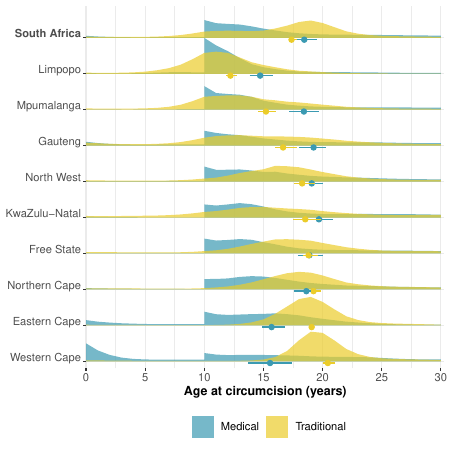

The R source for this figure:
#####################
### Preliminaries ###
#####################
# Clearing Workspace
rm(list = ls())

# Set working directory
setwd('~/Dropbox/Github/zaf-circumcision-rates/Documents/nature-comms-rev/Figures/paper')

# Loading source code 
source('../src/0_Source.R')
require(ggridges)

# Colours for the plot 
colourPalette <- rev(colorRampPalette(c('#9e0142','#d53e4f','#f46d43','#fdae61','#fee08b','#ffffbf','#e6f598','#abdda4','#66c2a5','#3288bd','#5e4fa2'))(100))

# Model version
version <- '20210716'

################################################
### Preparing location/shapefile information ###
################################################
# Loading shapefiles 
area_hierarchy <- read.csv("../src/zaf_area_hierarchy.csv")
area_boundaries <- read_sf("../src/zaf_area_boundaries.geojson")

# Adding a unique identifier within Admin code and merging to boundaries
area_hierarchy <- area_hierarchy %>% 
  group_by(area_level) %>% 
  mutate(space = seq(dplyr::n())) %>%
  ungroup()

# Adding a unique identifier within Admin code and merging to boundaries
area_boundaries <- area_hierarchy %>% 
  group_by(area_level) %>% 
  mutate(space = seq(dplyr::n())) %>% 
  left_join(x =  area_boundaries,
            by = 'area_id') %>%
  ungroup()

#####################################
### Reading in stuff for geofacet ###
#####################################

# Reading in image of SA
## img <- readPNG(getURLContent("https://upload.wikimedia.org/wikipedia/commons/thumb/6/6d/Map_of_South_Africa_with_provinces_shaded_and_districts_numbered_%282016%29.svg/500px-Map_of_South_Africa_with_provinces_shaded_and_districts_numbered_%282016%29.svg.png"))

img <- readPNG("../src/Map_of_South_Africa_with_provinces_shaded_and_districts_numbered_(2016).svg.png")

# Getting the district grid
zaf_district_grid <- read_csv("../src/zaf-district-grid.csv")

# Setting colours for each province
province_palette <- c("Western Cape" = "#bc80bd",
                      "Free State" = "#bebada",
                      "Eastern Cape" = "#8dd3c7",
                      "Limpopo" = "#80b1d3",
                      "Northern Cape" = "#b3de69",
                      "Gauteng" = "#ffffb3",
                      "Mpumalanga" = "#fdb462",
                      "North West" = "#fccde5",
                      "KwaZulu-Natal" = "#fb8072")

# Grouping districts by their province
zaf_district_grid <- zaf_district_grid %>%
  mutate(name_province = code %>%
           fct_collapse(
             "Limpopo" = c("DC33", "DC34", "DC35", "DC36", "DC47"),
             "Mpumalanga" = c("DC30", "DC31", "DC32"),
             "Gauteng" = c("TSH", "JHB", "EKU", "DC42", "DC48"),
             "North West" = c("DC37", "DC38", "DC39", "DC40"),
             "Free State" = c("MAN", "DC16", "DC18", "DC19", "DC20"),
             "KwaZulu-Natal" = c("ETH", "DC21", "DC22", "DC23", "DC24", "DC25", "DC26", "DC27", "DC28", "DC29", "DC43"),
             "Eastern Cape" = c("BUF", "NMA", "DC10", "DC12", "DC13", "DC14", "DC15", "DC44"),
             "Northern Cape" = c("DC6", "DC7", "DC8", "DC9", "DC45"),
             "Western Cape" = c("CPT", "DC1", "DC2", "DC3", "DC4", "DC5")
           ))


######################################
### Preparing resutls for plotting ###
######################################
# Reading in results by age 
results_age1 <- read_csv(paste0('~/Dropbox/zaf-circumcision-rates/Output/Analysis/', version, '/Results_Age_Probability.csv'))
results_age2 <- read_csv(paste0('~/Dropbox/zaf-circumcision-rates/Output/Analysis/', version, '/Results_Age_Incidence.csv'))
results_age3 <- read_csv(paste0('~/Dropbox/zaf-circumcision-rates/Output/Analysis/', version, '/Results_Age_Prevalence.csv'))
results_age <- rbind(results_age1, results_age2, results_age3)

rm(results_age1, results_age2, results_age3)

# Adding label-freindly district name 
results_age <- merge(results_age, 
                     zaf_district_grid[,c('code_area_id', 'name_district')],
                     by.x = 'area_id',
                     by.y = 'code_area_id',
                     all.x = TRUE)

#####################
### Creating plot ###
#####################
# Keeping relevant information
tmp <- results_age %>%
  # Only keeping relevant data
  filter(type %in% c("MMC-nTs performed", "TMICs performed") &
           area_level %in% 0:1 &
           model == "With program data") 

# Getting density for the ridge plot
tmp <- tmp %>%  
  # Grouping for normalising
  group_by(area_id, year, type) %>%
  # Estimating density
  mutate(density = mean /(2*sum(mean))) %>%
  # Ungrouping
  ungroup() 

# Altering labels for the plot
tmp$type[which(tmp$type == "MMC-nTs performed")] <- 'Medical'
tmp$type[which(tmp$type == "TMICs performed")] <- 'Traditional'


tmp2 <- tmp %>%
  group_by(area_id, area_name, type, year) %>%
  summarise(average_age = weighted.mean(age, w = density),
            average_age_lower = weighted.mean(age, w = lower),
            average_age_upper = weighted.mean(age, w = upper) 
  )

# Ordering the provinces
tmp$area_name <- factor(tmp$area_name,
                        levels = rev(c("South Africa", "Limpopo", "Mpumalanga", "Gauteng", 
                                       "North West","KwaZulu-Natal", "Free State",
                                       "Northern Cape", "Eastern Cape", "Western Cape")))

# Ordering the provinces
tmp2$area_name <- factor(tmp2$area_name,
                         levels = rev(c("South Africa", "Limpopo", "Mpumalanga", "Gauteng", 
                                        "North West","KwaZulu-Natal", "Free State",
                                        "Northern Cape", "Eastern Cape", "Western Cape")))

test <- subset(tmp, age == 9 & type == 'Medical')

test$age <- test$age + 1 - 1E-6
tmp <- rbind(tmp, test)

fig6 <- ggplot(subset(tmp, age <=30 & year == 2018),
               aes(x = age, 
                   y = area_name, 
                   height = density, 
                   fill = type, 
                   color = type)) +
  geom_density_ridges(stat = "identity", 
                      scale = 1, 
                      alpha = 0.7, 
                      color = NA)  +
  # Adding average age of circumcision
  geom_point(data = subset(tmp2, year == 2018),
             aes(x = average_age, 
                 y = as.integer(area_name) - 0.05, 
                 color = type),
             inherit.aes = FALSE, 
             show.legend = FALSE) +
  # Adding uncertainty interval of average age of circumcision
  geom_segment(data = subset(tmp2, year == 2018), 
               aes(x = average_age_lower, 
                   xend = average_age_upper, 
                   y = as.integer(area_name)-0.05, 
                   yend = as.integer(area_name)-0.05, 
                   color = type),
               inherit.aes = FALSE, 
               show.legend = FALSE) +
  # Colour palette
  scale_fill_manual(values = wesanderson::wes_palette("Zissou1", 3)[c(1,3)]) +
  scale_colour_manual(values = wesanderson::wes_palette("Zissou1", 3)[c(1,3)]) +
  scale_y_discrete(expand = expansion(0, c(0.2, 0.9))) +
  scale_x_continuous(expand = expansion(c(0, 0.01), 0),
                     breaks = seq(0, 30, by = 5)) +
  # Setting theme
  theme_minimal(8) + 
  # Splitting by circumcision type
  # facet_grid(. ~ type) + 
  # Setting labels
  labs(y = NULL, 
       x = "Age at circumcision (years)", 
       color = NULL, 
       fill = NULL) +
  coord_cartesian(clip = "off") +
  # Changing plot themes 
  theme(
    axis.title = element_text(size = 9),
    axis.text = element_text(size = 8),
    axis.text.y = element_text(face = c(rep('plain', 9), 'bold'), vjust = 0),
    axis.ticks = element_line(colour = "grey20"),
    axis.title.x = element_text(face = "bold"),
    strip.background = element_blank(), 
    legend.title = element_text(size = 9, face = "bold"),
    legend.text = element_text(size = 8),
    legend.position = 'bottom',
    panel.spacing = unit(0.2, "lines"))

ggsave("Figure8.pdf", fig6, height = 4.5, width = 4.5, units = "in")
ggsave("Figure8.png", fig6, height = 4.5, width = 4.5, units = "in")
ggsave("Figure8.eps", fig6, height = 4.5, width = 4.5, units = "in", device = cairo_ps)
